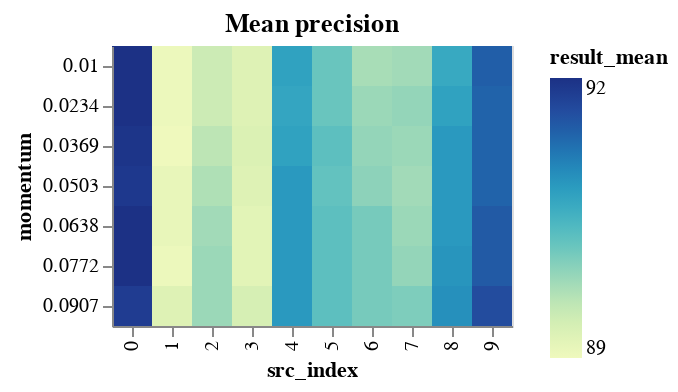

The code cell stored with this chart in its notebook:
### Code cell
momentum_results_encoding = {
    "x": "src_index:O",
    "y": "momentum:O",
    "color": "result_mean:Q",
}
momentum_results_tooltip = [
    "result_mean",
    "result_std",
    "neurons",
    "layers",
    "epochs",
    "learning_rate",
    "momentum",
    "src_index",
]
MOMENTUM_BINS = np.array_split(
    MOMENTUM_RANGE, MOMENTUM_RANGE.max() // MOMENTUM_BIN_SIZE + 1
)


def binified_momentum_heatmap(title, momentum_df):
    return binified_heatmap(
        title,
        momentum_df,
        "momentum",
        MOMENTUM_BINS,
        momentum_results_tooltip,
        **momentum_results_encoding
    )


binified_momentum_heatmap("Mean precision", momentum_results_df)

### Figure 1 — Vega-Lite specification as saved in the notebook (floating-point values rounded to 4 significant figures)
{"config": {"view": {"continuousWidth": 400, "continuousHeight": 300}}, "hconcat": [{"mark": "rect", "encoding": {"color": {"type": "quantitative", "field": "result_mean"}, "tooltip": [{"type": "quantitative", "field": "result_mean"}, {"type": "quantitative", "field": "result_std"}, {"type": "quantitative", "field": "neurons"}, {"type": "quantitative", "field": "layers"}, {"type": "quantitative", "field": "epochs"}, {"type": "quantitative", "field": "learning_rate"}, {"type": "quantitative", "field": "momentum"}, {"type": "quantitative", "field": "src_index"}], "x": {"type": "ordinal", "field": "src_index"}, "y": {"type": "ordinal", "field": "momentum"}}, "selection": {"selector007": {"type": "interval", "bind": "scales", "encodings": ["x", "y"]}}, "title": "Mean precision"}], "data": {"name": "data-5fd1d05739a5b4f2a907ea4c447f9007"}, "$schema": "https://vega.github.io/schema/vega-lite/v4.8.1.json", "datasets": {"data-5fd1d05739a5b4f2a907ea4c447f9007": [{"neurons": 11, "layers": 2, "epochs": 80, "learning_rate": 0.0422, "momentum": 0.0907, "result_mean": 91.6, "result_std": 1.143, "src_index": 0}, {"neurons": 11, "layers": 2, "epochs": 80, "learning_rate": 0.0147, "momentum": 0.0638, "result_mean": 89.66, "result_std": 1.007, "src_index": 7}, {"neurons": 11, "layers": 2, "epochs": 80, "learning_rate": 0.0147, "momentum": 0.0772, "result_mean": 89.7, "result_std": 1.019, "src_index": 7}, {"neurons": 11, "layers": 2, "epochs": 80, "learning_rate": 0.0422, "momentum": 0.0638, "result_mean": 91.74, "result_std": 1.253, "src_index": 0}, {"neurons": 11, "layers": 2, "epochs": 80, "learning_rate": 0.0422, "momentum": 0.0772, "result_mean": 91.74, "result_std": 1.253, "src_index": 0}, {"neurons": 11, "layers": 2, "epochs": 80, "learning_rate": 0.0422, "momentum": 0.0369, "result_mean": 91.7, "result_std": 1.285, "src_index": 0}, {"neurons": 10, "layers": 1, "epochs": 70, "learning_rate": 0.0353, "momentum": 0.0369, "result_mean": 90.09, "result_std": 1.126, "src_index": 5}, {"neurons": 11, "layers": 2, "epochs": 80, "learning_rate": 0.0216, "momentum": 0.0234, "result_mean": 90.53, "result_std": 1.174, "src_index": 8}, {"neurons": 11, "layers": 2, "epochs": 80, "learning_rate": 0.0147, "momentum": 0.0907, "result_mean": 89.85, "result_std": 1.116, "src_index": 7}, {"neurons": 6, "layers": 2, "epochs": 90, "learning_rate": 0.0216, "momentum": 0.0772, "result_mean": 88.88, "result_std": 1.028, "src_index": 1}, {"neurons": 11, "layers": 2, "epochs": 80, "learning_rate": 0.0422, "momentum": 0.0503, "result_mean": 91.65, "result_std": 1.314, "src_index": 0}, {"neurons": 11, "layers": 2, "epochs": 70, "learning_rate": 0.0422, "momentum": 0.0638, "result_mean": 91.26, "result_std": 1.281, "src_index": 9}, {"neurons": 6, "layers": 2, "epochs": 90, "learning_rate": 0.0216, "momentum": 0.0503, "result_mean": 88.93, "result_std": 1.053, "src_index": 1}, {"neurons": 6, "layers": 2, "epochs": 90, "learning_rate": 0.0216, "momentum": 0.0638, "result_mean": 88.93, "result_std": 1.053, "src_index": 1}, {"neurons": 11, "layers": 2, "epochs": 80, "learning_rate": 0.0422, "momentum": 0.01, "result_mean": 91.74, "result_std": 1.335, "src_index": 0}, {"neurons": 11, "layers": 2, "epochs": 80, "learning_rate": 0.0422, "momentum": 0.0234, "result_mean": 91.74, "result_std": 1.335, "src_index": 0}, {"neurons": 8, "layers": 1, "epochs": 70, "learning_rate": 0.0216, "momentum": 0.0503, "result_mean": 89.51, "result_std": 1.115, "src_index": 2}, {"neurons": 11, "layers": 2, "epochs": 80, "learning_rate": 0.0216, "momentum": 0.0369, "result_mean": 90.63, "result_std": 1.229, "src_index": 8}, {"neurons": 10, "layers": 1, "epochs": 70, "learning_rate": 0.0216, "momentum": 0.0503, "result_mean": 89.07, "result_std": 1.078, "src_index": 3}, {"neurons": 8, "layers": 1, "epochs": 70, "learning_rate": 0.0216, "momentum": 0.0369, "result_mean": 89.41, "result_std": 1.118, "src_index": 2}, {"neurons": 11, "layers": 2, "epochs": 70, "learning_rate": 0.0216, "momentum": 0.0503, "result_mean": 90.63, "result_std": 1.24, "src_index": 4}, {"neurons": 11, "layers": 2, "epochs": 70, "learning_rate": 0.0216, "momentum": 0.0638, "result_mean": 90.63, "result_std": 1.24, "src_index": 4}, {"neurons": 11, "layers": 2, "epochs": 70, "learning_rate": 0.0216, "momentum": 0.0772, "result_mean": 90.63, "result_std": 1.24, "src_index": 4}, {"neurons": 11, "layers": 2, "epochs": 70, "learning_rate": 0.0216, "momentum": 0.0907, "result_mean": 90.63, "result_std": 1.24, "src_index": 4}, {"neurons": 10, "layers": 1, "epochs": 70, "learning_rate": 0.0353, "momentum": 0.0234, "result_mean": 90.0, "result_std": 1.177, "src_index": 5}, {"neurons": 10, "layers": 1, "epochs": 70, "learning_rate": 0.0353, "momentum": 0.0503, "result_mean": 90.04, "result_std": 1.193, "src_index": 5}, {"neurons": 10, "layers": 1, "epochs": 70, "learning_rate": 0.0216, "momentum": 0.0638, "result_mean": 89.02, "result_std": 1.093, "src_index": 3}, {"neurons": 10, "layers": 1, "epochs": 70, "learning_rate": 0.0216, "momentum": 0.0772, "result_mean": 89.02, "result_std": 1.093, "src_index": 3}, {"neurons": 9, "layers": 2, "epochs": 90, "learning_rate": 0.0216, "momentum": 0.0503, "result_mean": 89.75, "result_std": 1.167, "src_index": 6}, {"neurons": 11, "layers": 2, "epochs": 80, "learning_rate": 0.0147, "momentum": 0.0503, "result_mean": 89.61, "result_std": 1.156, "src_index": 7}, {"neurons": 11, "layers": 2, "epochs": 80, "learning_rate": 0.0147, "momentum": 0.0234, "result_mean": 89.7, "result_std": 1.17, "src_index": 7}, {"neurons": 11, "layers": 2, "epochs": 80, "learning_rate": 0.0216, "momentum": 0.0503, "result_mean": 90.63, "result_std": 1.267, "src_index": 8}, {"neurons": 11, "layers": 2, "epochs": 80, "learning_rate": 0.0216, "momentum": 0.0638, "result_mean": 90.63, "result_std": 1.267, "src_index": 8}, {"neurons": 11, "layers": 2, "epochs": 70, "learning_rate": 0.0422, "momentum": 0.0369, "result_mean": 91.16, "result_std": 1.323, "src_index": 9}, {"neurons": 11, "layers": 2, "epochs": 70, "learning_rate": 0.0422, "momentum": 0.0503, "result_mean": 91.16, "result_std": 1.323, "src_index": 9}, {"neurons": 10, "layers": 1, "epochs": 70, "learning_rate": 0.0353, "momentum": 0.0638, "result_mean": 90.09, "result_std": 1.217, "src_index": 5}, {"neurons": 10, "layers": 1, "epochs": 70, "learning_rate": 0.0353, "momentum": 0.0772, "result_mean": 90.09, "result_std": 1.217, "src_index": 5}, {"neurons": 10, "layers": 1, "epochs": 70, "learning_rate": 0.0353, "momentum": 0.0907, "result_mean": 90.09, "result_std": 1.217, "src_index": 5}, {"neurons": 11, "layers": 2, "epochs": 70, "learning_rate": 0.0422, "momentum": 0.0907, "result_mean": 91.4, "result_std": 1.349, "src_index": 9}, {"neurons": 11, "layers": 2, "epochs": 80, "learning_rate": 0.0216, "momentum": 0.01, "result_mean": 90.43, "result_std": 1.257, "src_index": 8}, {"neurons": 10, "layers": 1, "epochs": 70, "learning_rate": 0.0353, "momentum": 0.01, "result_mean": 90.0, "result_std": 1.217, "src_index": 5}, {"neurons": 11, "layers": 2, "epochs": 70, "learning_rate": 0.0422, "momentum": 0.0772, "result_mean": 91.26, "result_std": 1.344, "src_index": 9}, {"neurons": 9, "layers": 2, "epochs": 90, "learning_rate": 0.0216, "momentum": 0.0369, "result_mean": 89.7, "result_std": 1.199, "src_index": 6}, {"neurons": 6, "layers": 2, "epochs": 90, "learning_rate": 0.0216, "momentum": 0.0369, "result_mean": 88.83, "result_std": 1.111, "src_index": 1}, {"neurons": 9, "layers": 2, "epochs": 90, "learning_rate": 0.0216, "momentum": 0.0638, "result_mean": 89.9, "result_std": 1.219, "src_index": 6}, {"neurons": 9, "layers": 2, "epochs": 90, "learning_rate": 0.0216, "momentum": 0.0772, "result_mean": 89.9, "result_std": 1.219, "src_index": 6}, {"neurons": 9, "layers": 2, "epochs": 90, "learning_rate": 0.0216, "momentum": 0.0907, "result_mean": 89.9, "result_std": 1.219, "src_index": 6}, {"neurons": 6, "layers": 2, "epochs": 90, "learning_rate": 0.0216, "momentum": 0.0907, "result_mean": 89.07, "result_std": 1.143, "src_index": 1}, {"neurons": 11, "layers": 2, "epochs": 70, "learning_rate": 0.0216, "momentum": 0.0234, "result_mean": 90.48, "result_std": 1.285, "src_index": 4}, {"neurons": 9, "layers": 2, "epochs": 90, "learning_rate": 0.0216, "momentum": 0.0234, "result_mean": 89.66, "result_std": 1.208, "src_index": 6}, {"neurons": 11, "layers": 2, "epochs": 70, "learning_rate": 0.0422, "momentum": 0.01, "result_mean": 91.21, "result_std": 1.365, "src_index": 9}, {"neurons": 10, "layers": 1, "epochs": 70, "learning_rate": 0.0216, "momentum": 0.0369, "result_mean": 89.12, "result_std": 1.156, "src_index": 3}, {"neurons": 10, "layers": 1, "epochs": 70, "learning_rate": 0.0216, "momentum": 0.01, "result_mean": 89.07, "result_std": 1.152, "src_index": 3}, {"neurons": 10, "layers": 1, "epochs": 70, "learning_rate": 0.0216, "momentum": 0.0234, "result_mean": 89.07, "result_std": 1.152, "src_index": 3}, {"neurons": 6, "layers": 2, "epochs": 90, "learning_rate": 0.0216, "momentum": 0.0234, "result_mean": 88.88, "result_std": 1.137, "src_index": 1}, {"neurons": 8, "layers": 1, "epochs": 70, "learning_rate": 0.0216, "momentum": 0.0234, "result_mean": 89.27, "result_std": 1.177, "src_index": 2}, {"neurons": 8, "layers": 1, "epochs": 70, "learning_rate": 0.0216, "momentum": 0.0638, "result_mean": 89.61, "result_std": 1.216, "src_index": 2}, {"neurons": 11, "layers": 2, "epochs": 80, "learning_rate": 0.0147, "momentum": 0.0369, "result_mean": 89.66, "result_std": 1.228, "src_index": 7}, {"neurons": 10, "layers": 1, "epochs": 70, "learning_rate": 0.0216, "momentum": 0.0907, "result_mean": 89.17, "result_std": 1.188, "src_index": 3}, {"neurons": 11, "layers": 2, "epochs": 70, "learning_rate": 0.0216, "momentum": 0.01, "result_mean": 90.53, "result_std": 1.326, "src_index": 4}, {"neurons": 11, "layers": 2, "epochs": 70, "learning_rate": 0.0216, "momentum": 0.0369, "result_mean": 90.53, "result_std": 1.326, "src_index": 4}, {"neurons": 11, "layers": 2, "epochs": 70, "learning_rate": 0.0422, "momentum": 0.0234, "result_mean": 91.16, "result_std": 1.392, "src_index": 9}, {"neurons": 6, "layers": 2, "epochs": 90, "learning_rate": 0.0216, "momentum": 0.01, "result_mean": 88.88, "result_std": 1.167, "src_index": 1}, {"neurons": 8, "layers": 1, "epochs": 70, "learning_rate": 0.0216, "momentum": 0.0772, "result_mean": 89.66, "result_std": 1.247, "src_index": 2}, {"neurons": 8, "layers": 1, "epochs": 70, "learning_rate": 0.0216, "momentum": 0.0907, "result_mean": 89.66, "result_std": 1.247, "src_index": 2}, {"neurons": 11, "layers": 2, "epochs": 80, "learning_rate": 0.0216, "momentum": 0.0907, "result_mean": 90.72, "result_std": 1.389, "src_index": 8}, {"neurons": 11, "layers": 2, "epochs": 80, "learning_rate": 0.0216, "momentum": 0.0772, "result_mean": 90.68, "result_std": 1.399, "src_index": 8}, {"neurons": 9, "layers": 2, "epochs": 90, "learning_rate": 0.0216, "momentum": 0.01, "result_mean": 89.56, "result_std": 1.305, "src_index": 6}, {"neurons": 8, "layers": 1, "epochs": 70, "learning_rate": 0.0216, "momentum": 0.01, "result_mean": 89.27, "result_std": 1.327, "src_index": 2}, {"neurons": 11, "layers": 2, "epochs": 80, "learning_rate": 0.0147, "momentum": 0.01, "result_mean": 89.61, "result_std": 1.396, "src_index": 7}]}}
